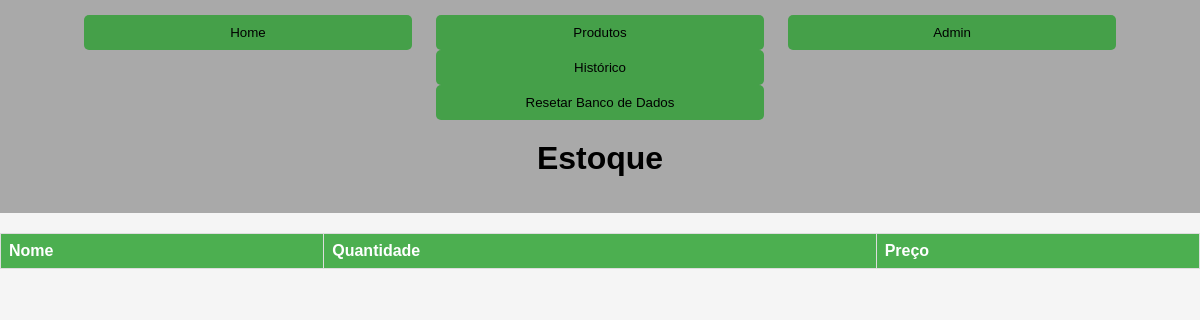
Before: /produtos/ (signed in) with the older database file.
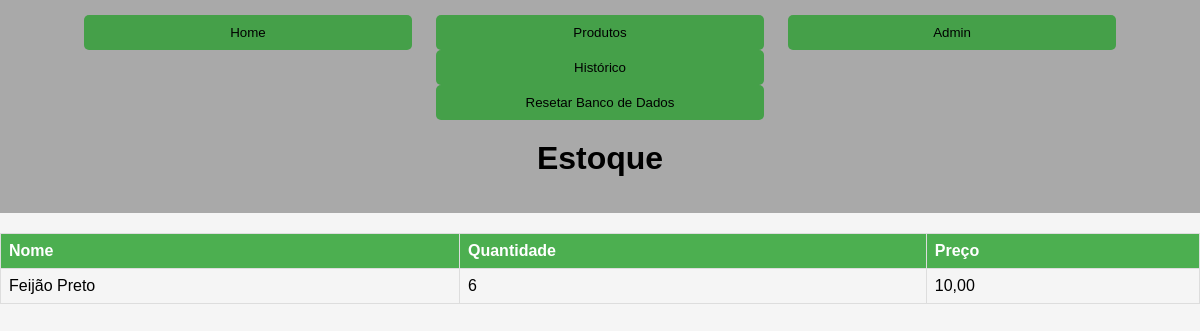
After: the same page with the newer database file.
### produtos/models.py (models this page shows, shortened)
class Produtos(models.Model):
    nome = models.CharField(max_length=100)
    preco = models.DecimalField(decimal_places=2, max_digits=6)
    quantidade = models.IntegerField(default=0)
    categoria = models.ForeignKey(Categoria, on_delete=models.DO_NOTHING)

### produtos/views.py (the view)
# urls.py: path('', include('produtos.urls')),
@login_required
def produtos(request):
    dados = Produtos.objects.all()
    return render(request,'ver_produto.html',{'dados':dados})

### produtos/templates/ver_produto.html (shortened to what this page needs)
{% extends "base.html" %}
{% block header %}Estoque{% endblock %}
{% block content %}
    <table>
        <thead>
            <tr>
                <th>Nome</th>
                <th>Quantidade</th>
                <th>Preço</th>
            </tr>
        </thead>
        <tbody>
            {% for item in dados %}
                <tr>
                    <td>{{ item.nome }}</td>
                    <td>{{ item.quantidade }}</td>
                    <td>{{ item.preco }}</td>
                </tr>
            {% endfor %}
        </tbody>
    </table>
{% endblock %}

Changed rows visible on the page:
added Produtos: nome "Feijão Preto", quantidade "6", preco "10,00"
